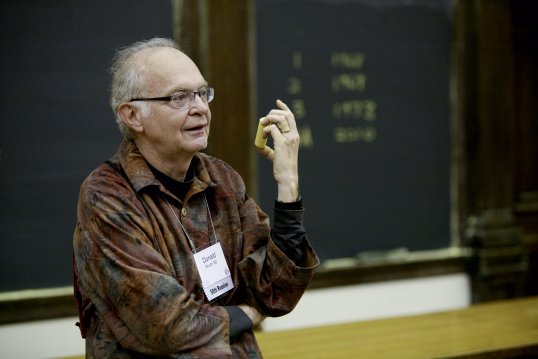
#> input picture donald-knuth.jpeg, 538 x 359 px
$ python pixel_manipulation_2.py
#> lines starting #> are read from the running program, lines starting #| are printed output that depends on the picture
import cv2 as cv

image = cv.imread('./donald-knuth.jpeg')
#> image is the input picture: shape (359, 538, 3); mean B, G, R 48.7, 61.6, 65

for y in range(0, image.shape[0]):
  for x in range(0, image.shape[1]):
    image[y, x] = (x%256, y%256, x%256)
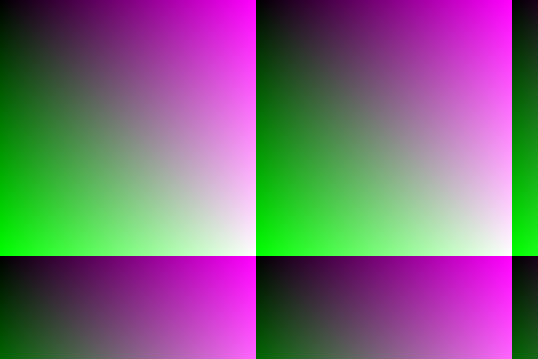
#> image: shape (359, 538, 3); mean B, G, R 121.9, 105.6, 121.9

cv.imshow('Image modified', image)
cv.waitKey()
